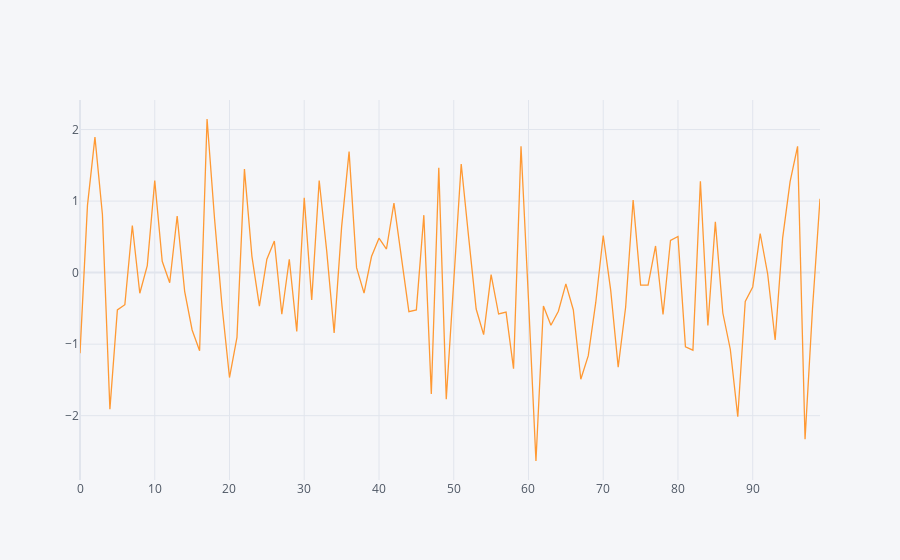

Notebook code cell kept with this figure:
### Code cell
df[["A"]].iplot()

### Figure 1 — Plotly figure (JSON) as saved in the notebook; plotly's stock layout.template omitted (floating-point values rounded to 4 significant figures)
{"data": [{"line": {"color": "rgba(255, 153, 51, 1.0)", "dash": "solid", "shape": "linear", "width": 1.3}, "mode": "lines", "name": "A", "text": "", "type": "scatter", "x": [0, 1, 2, 3, 4, 5, 6, 7, 8, 9, 10, 11, 12, 13, 14, 15, 16, 17, 18, 19, 20, 21, 22, 23, 24, 25, 26, 27, 28, 29, 30, 31, 32, 33, 34, 35, 36, 37, 38, 39, 40, 41, 42, 43, 44, 45, 46, 47, 48, 49, 50, 51, 52, 53, 54, 55, 56, 57, 58, 59, 60, 61, 62, 63, 64, 65, 66, 67, 68, 69, 70, 71, 72, 73, 74, 75, 76, 77, 78, 79, 80, 81, 82, 83, 84, 85, 86, 87, 88, 89, 90, 91, 92, 93, 94, 95, 96, 97, 98, 99], "y": [-1.127, 0.9399, 1.894, 0.8119, -1.91, -0.5205, -0.4489, 0.659, -0.2881, 0.09834, 1.286, 0.1586, -0.1415, 0.7914, -0.2616, -0.8017, -1.091, 2.147, 0.7528, -0.4658, -1.466, -0.9049, 1.446, 0.2273, -0.4697, 0.187, 0.4423, -0.5821, 0.1871, -0.8213, 1.044, -0.3819, 1.287, 0.3074, -0.8424, 0.6387, 1.691, 0.06944, -0.2874, 0.2247, 0.4804, 0.3298, 0.9723, 0.174, -0.5462, -0.521, 0.8031, -1.698, 1.464, -1.77, -0.07215, 1.518, 0.4891, -0.5086, -0.8666, -0.02716, -0.5785, -0.5524, -1.342, 1.767, -0.3747, -2.633, -0.4661, -0.7356, -0.5406, -0.1583, -0.5225, -1.491, -1.161, -0.4171, 0.5183, -0.2481, -1.321, -0.4814, 1.014, -0.1749, -0.1759, 0.3726, -0.585, 0.4517, 0.5054, -1.037, -1.084, 1.276, -0.7392, 0.7095, -0.5646, -1.071, -2.015, -0.4014, -0.2004, 0.5468, -0.0193, -0.9424, 0.4813, 1.273, 1.766, -2.328, -0.4974, 1.033]}], "layout": {"legend": {"bgcolor": "#F5F6F9", "font": {"color": "#4D5663"}}, "paper_bgcolor": "#F5F6F9", "plot_bgcolor": "#F5F6F9", "title": {"font": {"color": "#4D5663"}}, "xaxis": {"gridcolor": "#E1E5ED", "showgrid": true, "tickfont": {"color": "#4D5663"}, "title": {"font": {"color": "#4D5663"}, "text": ""}, "zerolinecolor": "#E1E5ED"}, "yaxis": {"gridcolor": "#E1E5ED", "showgrid": true, "tickfont": {"color": "#4D5663"}, "title": {"font": {"color": "#4D5663"}, "text": ""}, "zerolinecolor": "#E1E5ED"}}}
